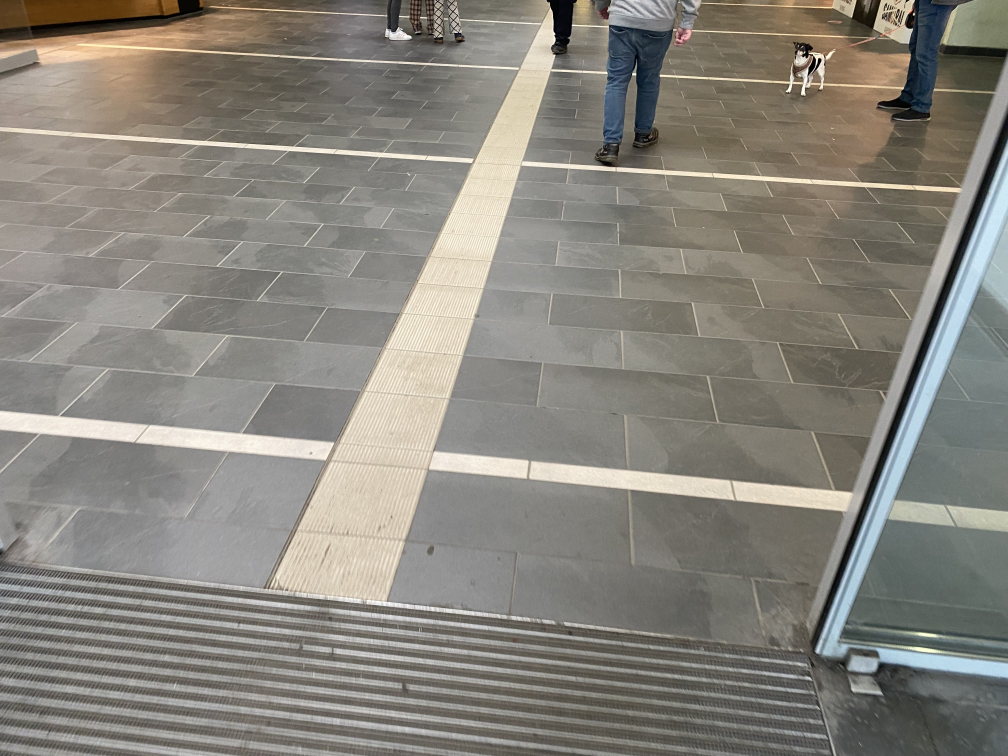
#> input picture Test_Bilder/IMG_7545.jpeg, 4032 x 3024 px (shown at 1/4 size)
$ python -i Function.py   (imports and definitions only)
#> lines starting #> are read from the running program, lines starting #| are printed output that depends on the picture
import numpy as np
import cv2
import matplotlib.pyplot as plt
import pyttsx3


#%%
# [64 lines left out: functions grayscale_values, plot_values, white_or_black, find_thresh, not called in this run]

#%%
def find_largest_component (image):
        '''
        find all connected Components, search for the largest
        Output: Image with the largest Component
        '''
        # Finde alle zusammenhängenden Elemente
        num_labels, labels, stats, centroids = cv2.connectedComponentsWithStats(image)

        # Finde das größte zusammenhängende Element
        largest_component_label = np.argmax(stats[1:, cv2.CC_STAT_AREA]) + 1

        # Erstelle ein Bild, das nur das größte zusammenhängende Element enthält
        largest_component_image = np.zeros_like(image)
        largest_component_image[labels == largest_component_label] = 255

        return largest_component_image

#%%
def seg_largest_component(image):
    '''
    finds the orientation lines and segment them
    Outout: Image withe segmentated lines
    '''
    img_dilate = cv2.dilate(image.astype('uint8'), np.ones((3,3)), iterations=7)
    #plt.imshow(img_dilate)

    img_largest = find_largest_component(img_dilate)
    #plt.imshow(img_largest)

    #Um evtl. falsch verbundene Komponenten zu entfernen nocheinmal erode, find_largest_component, dilate
    iterations_2 = 8

    img_erode = cv2.erode(img_largest.astype('uint8'), np.ones((3,3)), iterations=iterations_2)
    #plt.imshow(img_erode)

    img_largest_2 = find_largest_component(img_erode)
    #plt.imshow(img_largest_2)

    img_out = cv2.dilate(img_largest_2.astype('uint8'), np.ones((3,3)), iterations= iterations_2*2)

    return img_out

#%%
# [378 lines left out: functions seg_orientation_lines_first_version, read_video_frames, draw_seg_orientationline, seg_orientation_lines, audio_output, not called in this run]

>>> import cv2
>>> picture = cv2.imread('Test_Bilder/IMG_7545.jpeg', cv2.IMREAD_GRAYSCALE)
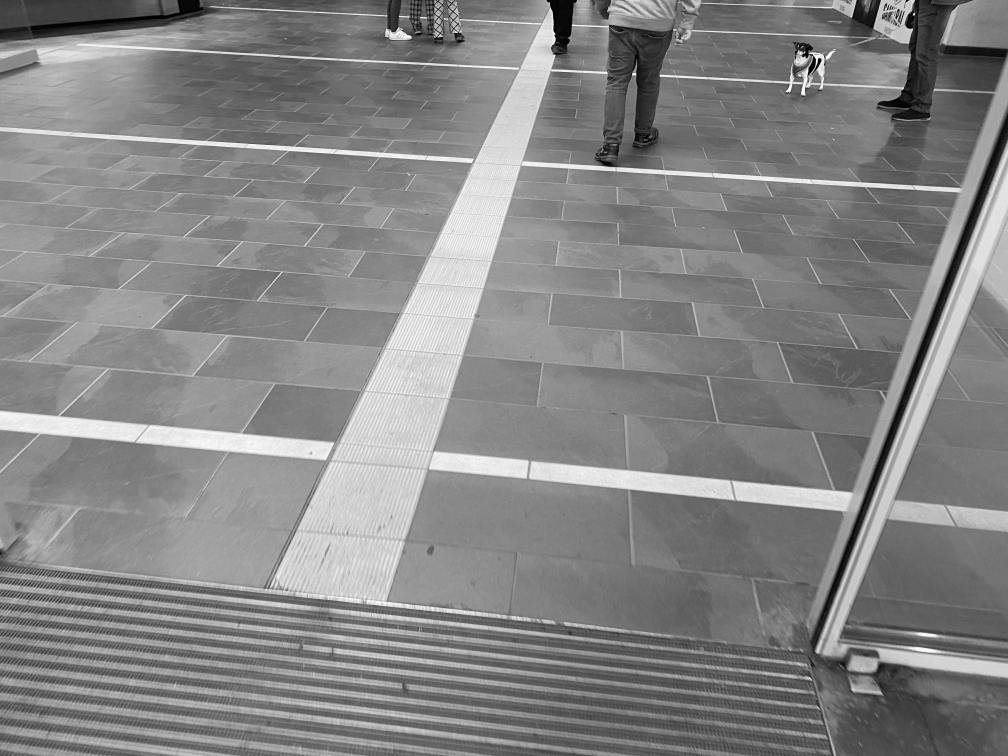
#> picture: shape (3024, 4032) (shown at 1/4 size); min 0, max 255, mean 132.7
>>> result = seg_largest_component(picture)
#> in seg_largest_component, `img_dilate = cv2.dilate(image.astype('uint8'), np.ones((3,3)), iterati..`:
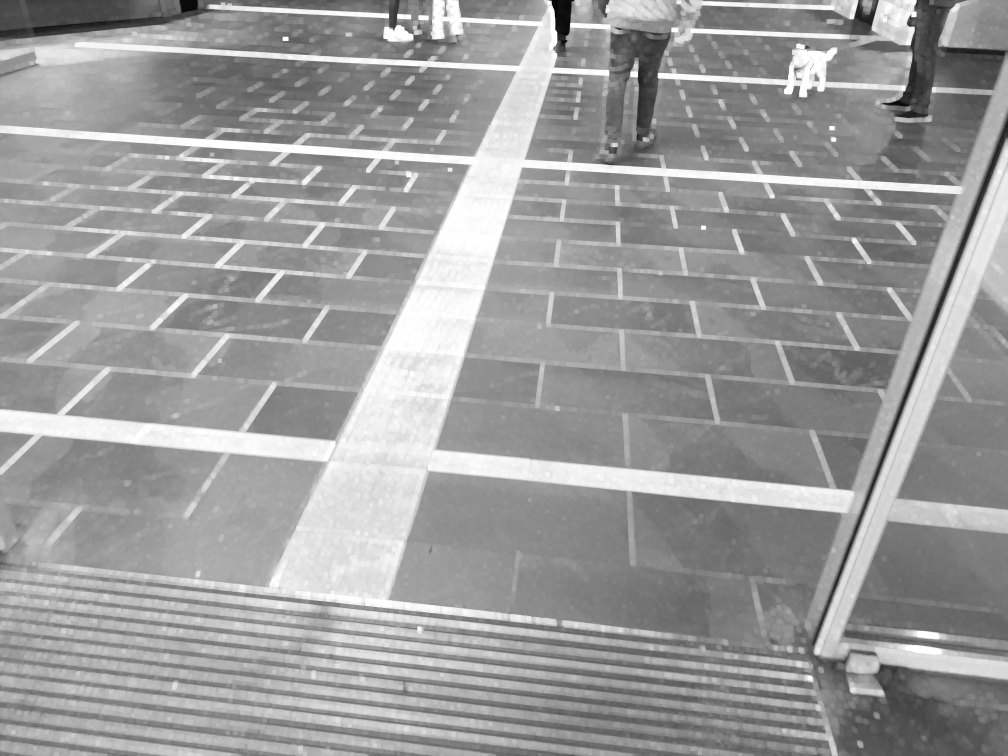
#> img_dilate: shape (3024, 4032) (shown at 1/4 size); min 6, max 255, mean 156
#> in find_largest_component, `num_labels, labels, stats, centroids = cv2.connectedComponentsWithStat..`: labels: shape (3024, 4032) int32; every value is 1
#> in find_largest_component, `num_labels, labels, stats, centroids = cv2.connectedComponentsWithStat..`: num_labels = 2; stats = [[-1, 2147483647, 0, 0, 0], [0, 0, 4032, 3024, 12192768]]; centroids = [[nan, nan], [2015.5, 1511.5]]
#> in find_largest_component, `largest_component_label = np.argmax(stats[1:, cv2.CC_STAT_AREA]) + 1`: largest_component_label = 1
#> in seg_largest_component, `img_largest = find_largest_component(img_dilate)`: img_largest: shape (3024, 4032); every value is 255

$ run again, on Test_Bilder/IMG_7546.jpeg
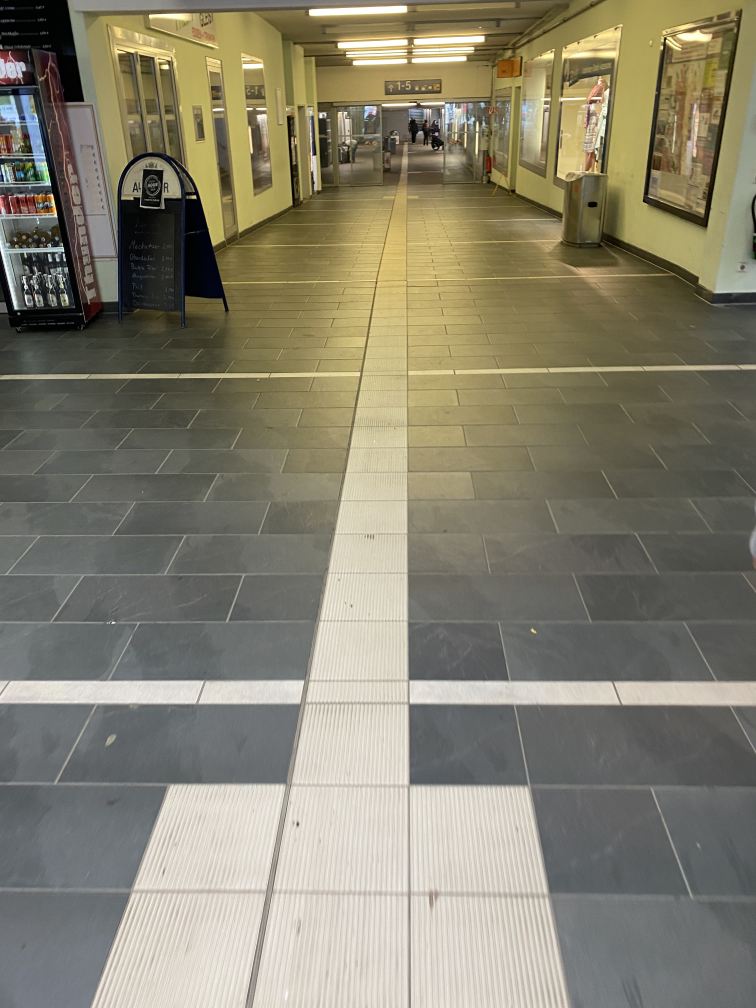
#> input picture Test_Bilder/IMG_7546.jpeg, 3024 x 4032 px (shown at 1/4 size)
#> `picture = cv2.imread('Test_Bilder/IMG_7545.jpeg', cv2.IMREAD_GRAYSCALE)`:
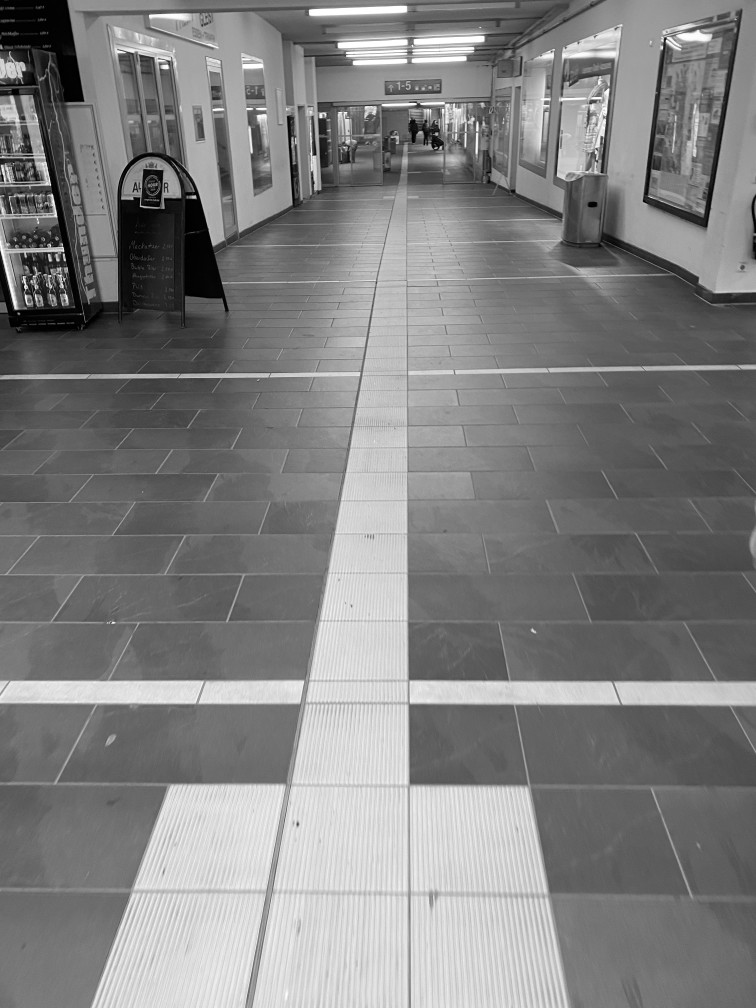
#> picture: shape (4032, 3024) (shown at 1/4 size); min 0, max 255, mean 128.9
#> in seg_largest_component, `img_dilate = cv2.dilate(image.astype('uint8'), np.ones((3,3)), iterati..`:
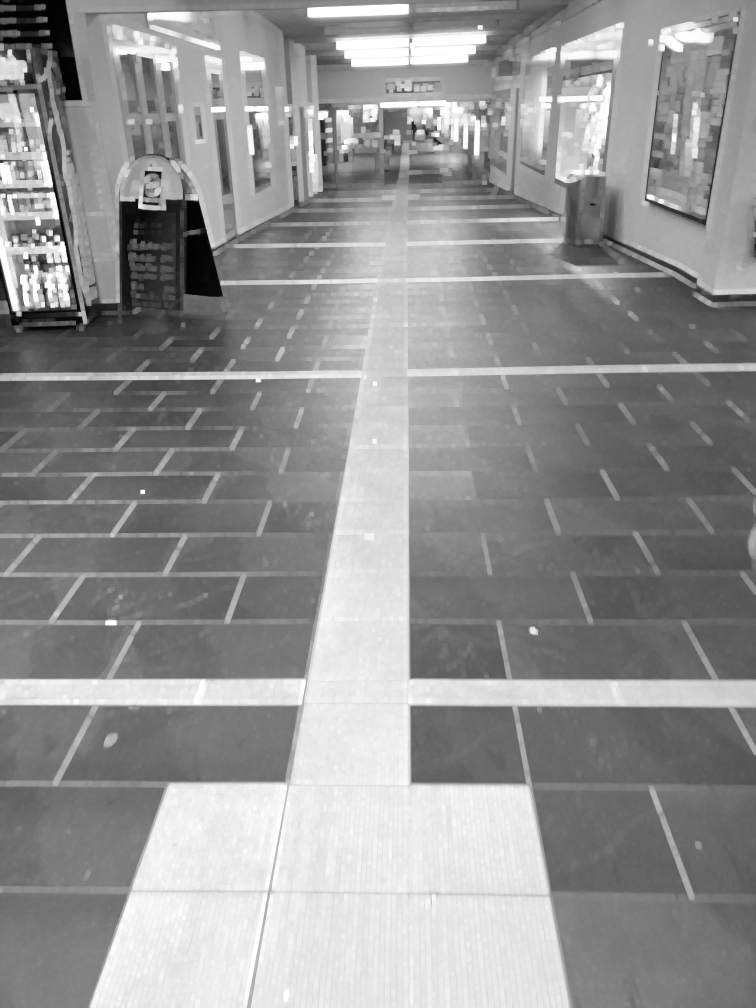
#> img_dilate: shape (4032, 3024) (shown at 1/4 size); min 1, max 255, mean 147.8
#> labels: shape (4032, 3024) int32; every value is 1
#> num_labels = 2; stats = [[-1, 2147483647, 0, 0, 0], [0, 0, 3024, 4032, 12192768]]; centroids = [[nan, nan], [1511.5, 2015.5]]
#> largest_component_label = 1
#> img_largest: shape (4032, 3024); every value is 255

$ run again, on Test_Bilder/IMG_7547.jpeg
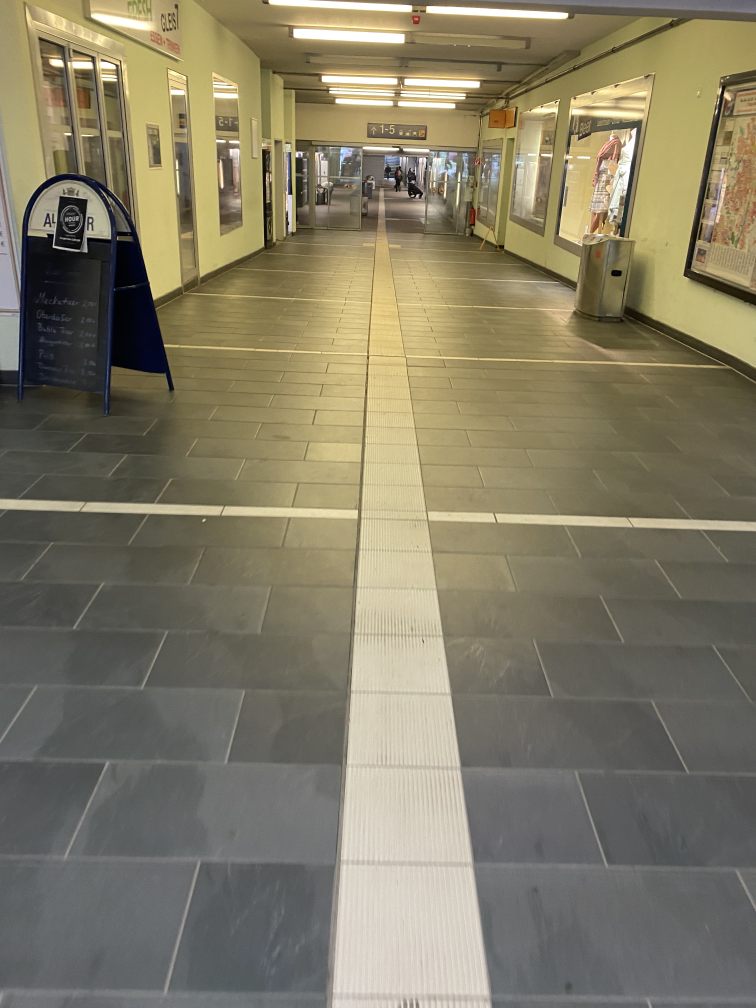
#> input picture Test_Bilder/IMG_7547.jpeg, 3024 x 4032 px (shown at 1/4 size)
#> `picture = cv2.imread('Test_Bilder/IMG_7545.jpeg', cv2.IMREAD_GRAYSCALE)`:
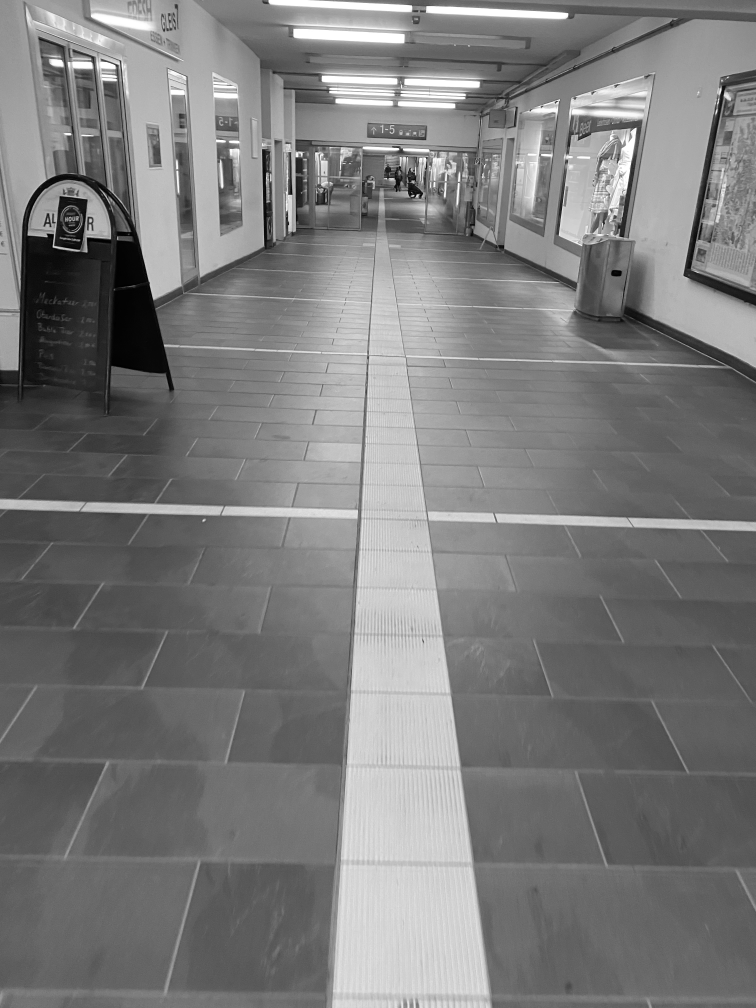
#> picture: shape (4032, 3024) (shown at 1/4 size); min 0, max 255, mean 123.6
#> in seg_largest_component, `img_dilate = cv2.dilate(image.astype('uint8'), np.ones((3,3)), iterati..`:
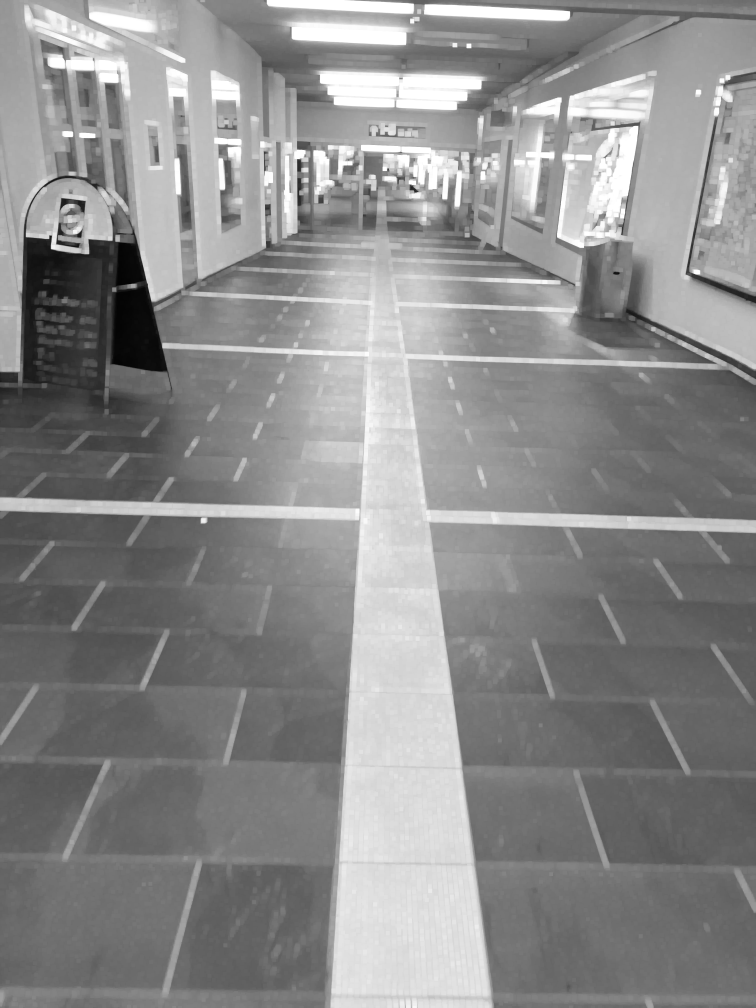
#> img_dilate: shape (4032, 3024) (shown at 1/4 size); min 3, max 255, mean 139.7
#> labels: shape (4032, 3024) int32; every value is 1
#> num_labels = 2; stats = [[-1, 2147483647, 0, 0, 0], [0, 0, 3024, 4032, 12192768]]; centroids = [[nan, nan], [1511.5, 2015.5]]
#> largest_component_label = 1
#> img_largest: shape (4032, 3024); every value is 255

$ run again, on Test_Bilder/IMG_7553.jpeg
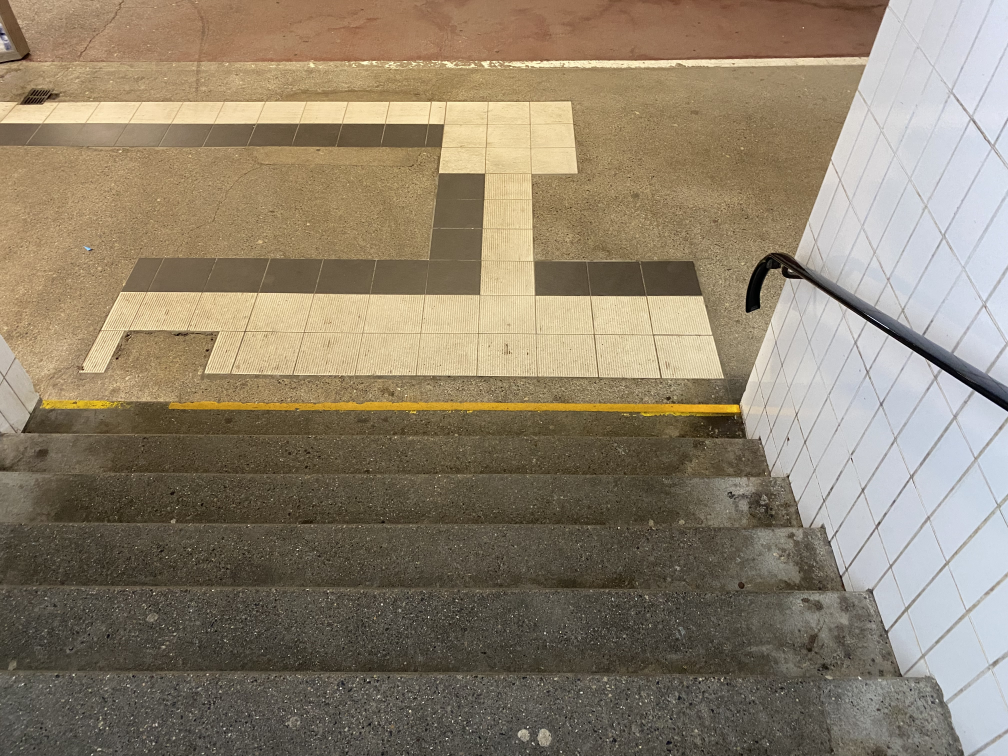
#> input picture Test_Bilder/IMG_7553.jpeg, 4032 x 3024 px (shown at 1/4 size)
#> `picture = cv2.imread('Test_Bilder/IMG_7545.jpeg', cv2.IMREAD_GRAYSCALE)`:
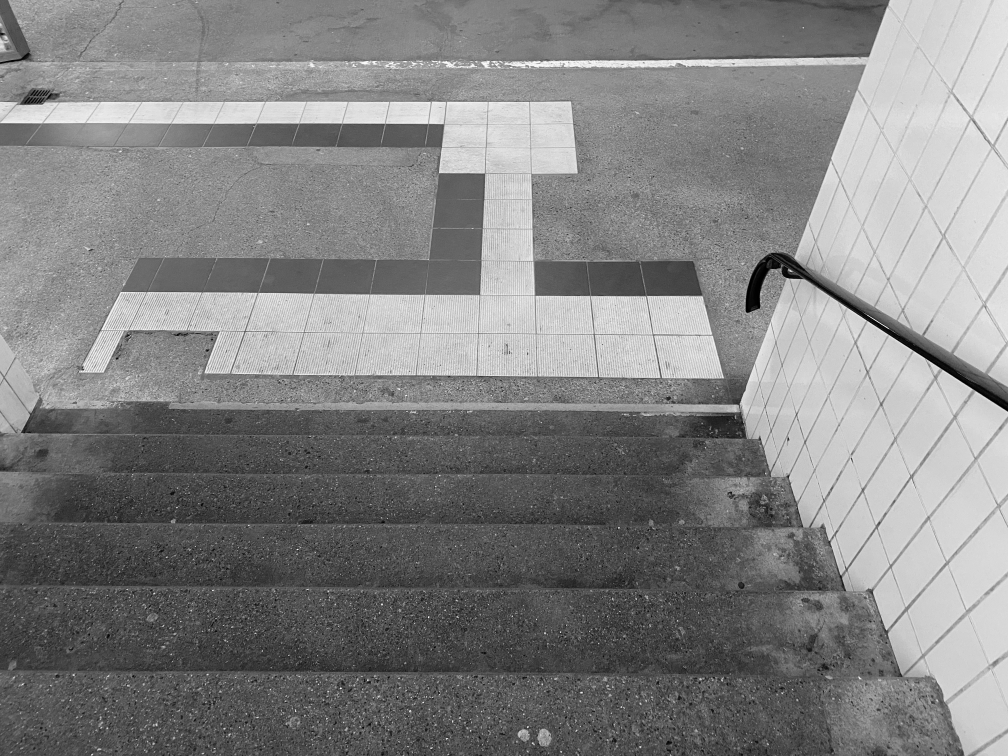
#> picture: shape (3024, 4032) (shown at 1/4 size); min 0, max 255, mean 131.1
#> in seg_largest_component, `img_dilate = cv2.dilate(image.astype('uint8'), np.ones((3,3)), iterati..`:
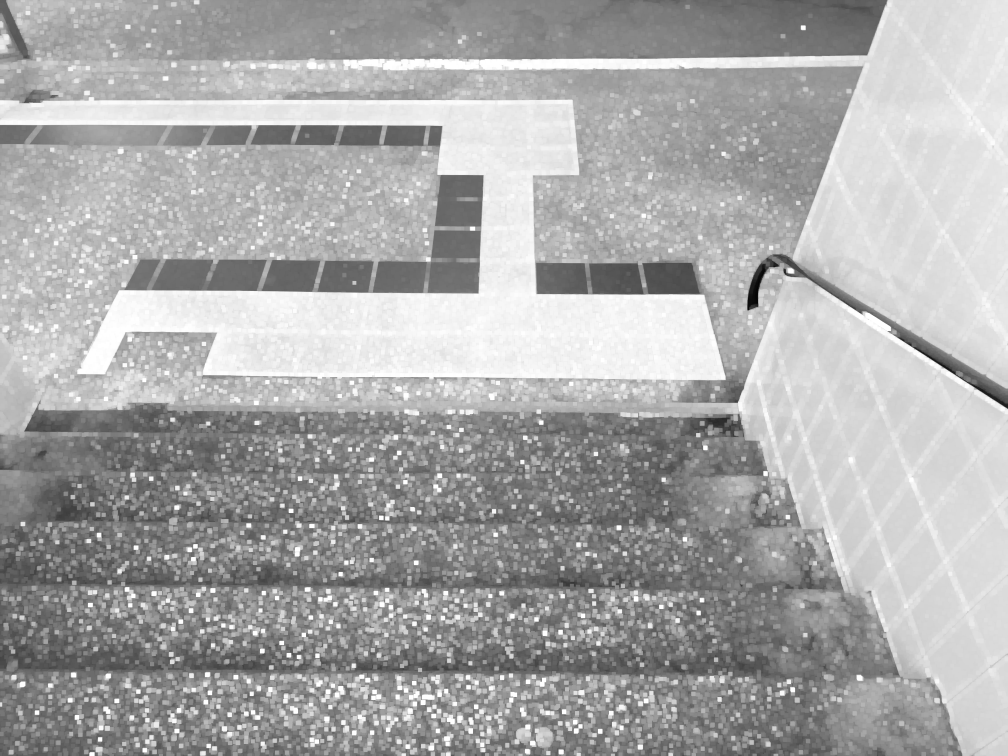
#> img_dilate: shape (3024, 4032) (shown at 1/4 size); min 2, max 255, mean 169.5
#> labels: shape (3024, 4032) int32; every value is 1
#> num_labels = 2; stats = [[-1, 2147483647, 0, 0, 0], [0, 0, 4032, 3024, 12192768]]; centroids = [[nan, nan], [2015.5, 1511.5]]
#> largest_component_label = 1
#> img_largest: shape (3024, 4032); every value is 255
